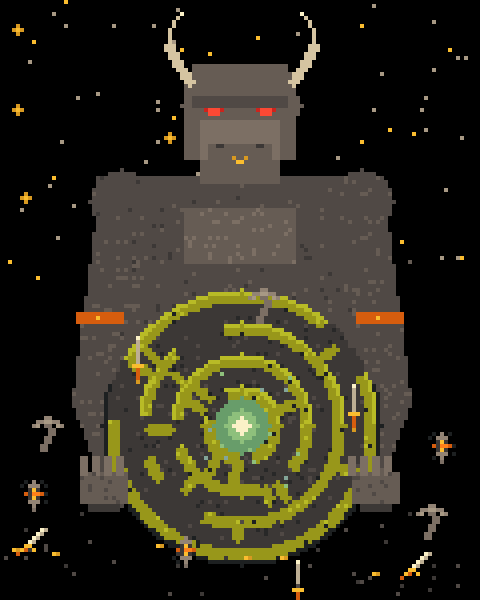
#> input picture concept/delirio-minotauro.png, 960 x 1200 px (shown at 1/2 size)
$ python -i antorcha_fuego.py   (imports and definitions only)
#> lines starting #> are read from the running program, lines starting #| are printed output that depends on the picture
### art/armas.py
"""Weapons for Personaje_2: carrying one, picking it up from the floor and
swinging it with a speed smear. Every weapon in WEAPONS follows one pattern.

THE HAND RULE. The left views (left, down_left, up_left, and the rolls to the
left) are mirrors of the right ones, so a mirror swaps the hands: the hand that
holds the sword on the right is the shield hand on the left. To keep the
weapon in the SAME hand of the character when it turns, the weapon goes in:
- right, down_right, front, back, up_right: the sword hand (layer
  mano_espada_agarre, yellow anchor)
- left, down_left, up_left: the shield hand (layer mano_escudo_agarre, green
  anchor)
That hand is on the far side of the body in left, up_left, up_right and back,
so there the weapon is drawn behind the body. And the weapon stays on the same
side of the screen as the turn goes on: its head to the viewer's right in
right, down_right, front, down_left and left, to the left in back, up_left and
up_right (where that hand is on the viewer's left).

OUTPUT (client/public):
- sprites/personaje_2: the body without weapon, every animation plus the
  weapon ones (attack_<view>, pickup_<side>). Weapon-agnostic.
- sprites/personaje_2_armado: the same frames with the holding hand gripping
  (by the hand rule).
- sprites/personaje_2_arma.json: per frame, where the hand holds the weapon:
  [x, y, mirrored, behind] or null. mirrored = draw the weapon flipped (its
  head to the viewer's right).
- per weapon <id>: sprites/<id>_fx (drawn in front of the body) and
  sprites/<id>_fx_atras (behind it), 128x128 overlays with the weapon, the
  hand and the smear for the weapon animations (same tags and frames as the
  body; the body canvas sits at (32, 32)). And assets/<id>: frame 0 lying on
  the floor (also the inventory icon), frame 1 as drawn, to carry.
The overlays are apart from the body so the eye glow never lights the weapon.

ADDING A WEAPON: draw it in Aseprite like Hacha.aseprite (head up, held by the
handle), add it to WEAPONS with its grip, the direction of its head and the
side its edge faces, add it to ITEMS in client/src/domain/items.ts with the
same `weapon` grip, and run bash art/armas_build.sh.

Usage: python3 armas.py <exports_dir> <client/public>
"""
import json
import math
import sys

from PIL import Image

# grip: pixel the hand holds. angle: direction grip -> head, degrees clockwise
# from straight up. edge: side of the head the edge faces, as drawn ("ccw" or
# "cw"). scale: drawn size (1 = as in Aseprite). The swings go clockwise, so
# they draw the weapon with its edge on the clockwise side (mirroring it when needed): the edge leads, not the back.
WEAPONS = [
    {"id": "hacha", "aseprite": "Hacha.aseprite", "grip": (30, 40), "angle": -45, "edge": "ccw", "scale": 0.6},
    # Brian's torch (sprites/Objetos/Antorcha.aseprite): straight handle, flame on top.
    {"id": "antorcha", "aseprite": "..\\Objetos\\Antorcha.aseprite", "grip": (23, 40), "angle": 0, "edge": "ccw",
     "scale": 0.9, "carry_w": 150},
    # Brian's spear (sprites/Armas/Lanza1_Arma.aseprite): drawn on a diagonal on
    # a big canvas, so it is trimmed to its pixels (grip in canvas pixels).
    # Thrown, it flies and sticks in the ground (stuck: see item_sheet).
    {"id": "lanza", "aseprite": "..\\Armas\\Lanza1_Arma.aseprite", "grip": (98, 84), "angle": 45, "edge": "ccw",
     "scale": 0.75, "carry_w": 150, "trim": True, "stuck": True},
    # Round shield (sprites/Armas/Escudo_Redondo.aseprite, from art/escudo.py):
    # held by the middle, carried upright like the torch.
    {"id": "escudo", "aseprite": "..\\Armas\\Escudo_Redondo.aseprite", "grip": (23, 23), "angle": 0, "edge": "ccw",
     "scale": 0.5, "carry_w": 150},
]

CELL_W, CELL_H = 64, 96
FX = 128  # overlay frame size
FX_OFFSET = (32, 32)  # body canvas inside the overlay frame
COLUMNS = 16

HAND = (205, 104, 61)  # #cd683d, the tentacle colour of the body
HAND_DARK = (122, 48, 69)  # #7a3045
SMEAR = [(205, 104, 61), (251, 185, 84), (242, 236, 139)]  # inner -> outer edge

MIRRORED_VIEWS = ("left", "down_left", "up_left")
FAR_HAND_VIEWS = ("left", "up_left", "up_right", "back")
HEAD_RIGHT_VIEWS = ("right", "down_right", "front", "down_left", "left")

TORSO_SPLIT = 64  # rows above this are the torso, which leans and crouches
IDLE_RIGHT, IDLE_FRONT, IDLE_BACK = 6, 0, 18  # first frame of each idle
# Where the arms leave the torso, facing right: the sword hand in front, the
# shield hand behind.
SHOULDER_NEAR = (30, 51)
SHOULDER_FAR = (22, 51)
SHOULDER_FRONT = (33, 48)  # facing the camera the sword hand is on the viewer's right
# Facing away the sword hand is on the viewer's left: the back swing is built on
# the mirrored body (hand on the right, like the front) and mirrored back.
SHOULDER_BACK = (63 - 19, 48)

# The swings, facing right. torso = (dx, dy) of the torso; hand = grip point;
# angle = weapon head direction; smear = (from, to) angles swept this frame;
# behind = weapon and arm behind the body this frame. Every attack has the same
# timing, so one playback speed fits all of them.
ATTACK_MS = [60, 70, 40, 40, 60, 70, 50, 60]


def steps(ms, rows):
    keys = ("torso", "hand", "angle", "smear", "behind")
    return [{"ms": m, **dict(zip(keys, r))} for m, r in zip(ms, rows)]


# With the near hand (attack_right; mirrored, the near hand of the shield side
# would be the wrong hand, so attack_left uses ATTACK_FAR).
ATTACK_NEAR = steps(ATTACK_MS, [
    ((-1, 0), (27, 50), -30, None, False),
    ((-2, -1), (25, 47), -75, None, False),
    ((1, 0), (33, 48), 20, (-70, 20), False),
    ((2, 1), (38, 53), 85, (-40, 85), False),
    ((3, 2), (40, 59), 130, (10, 130), False),
    ((2, 1), (39, 60), 140, (80, 140, "fade"), False),
    ((1, 0), (37, 59), 70, None, False),
    ((0, 0), (36, 58), 45, None, False),  # the carry pose of idle_right
])
# With the far hand: it winds up behind the back, the swing comes round to the
# front and follows through, back behind the body to the carry pose (head up
# and back, which mirrored is up and to the viewer's right). Built facing right
# and mirrored into attack_left.
ATTACK_FAR = steps(ATTACK_MS, [
    ((-1, 0), (19, 50), -30, None, True),
    ((-2, -1), (16, 47), -75, None, True),
    ((1, 0), (28, 47), 20, (-70, 20), False),
    ((2, 1), (36, 52), 85, (-40, 85), False),
    ((3, 2), (40, 58), 130, (10, 130), False),
    ((2, 1), (38, 60), 140, (80, 140, "fade"), False),
    ((1, 0), (30, 61), 230, None, True),
    ((0, 0), (26, 60), 315, None, True),  # idle_left's carry pose, mirrored
])
# Facing the camera: a diagonal chop from over the head down to the left foot.
ATTACK_FRONT = steps(ATTACK_MS, [
    ((0, -1), (37, 45), 15, None, False),
    ((0, -2), (36, 39), -25, None, False),
    ((0, 0), (37, 45), 60, (-25, 60), False),
    ((0, 1), (33, 53), 140, (0, 140), False),
    ((0, 2), (28, 59), 200, (40, 200), False),
    ((0, 1), (27, 60), 210, (130, 210, "fade"), False),
    ((0, 0), (36, 57), 90, None, False),
    ((0, 0), (39, 58), 50, None, False),  # back to the carry pose
])
# Facing away: the same chop on the mirrored body, moved to its shoulder, all
# of it behind the body: it hits away from the camera.
BACK_SHIFT = SHOULDER_BACK[0] - SHOULDER_FRONT[0]
ATTACK_BACK = [{**s, "hand": (s["hand"][0] + BACK_SHIFT, s["hand"][1]), "behind": True} for s in ATTACK_FRONT]

ATTACK_FAR[-1]["carry"] = True

FLOOR_GRIP = (40, 78)  # grip of the weapon lying in front of the feet
PICKUP_MS = [110, 110, 130, 110, 90, 90, 160]
PICKUP_NEAR = steps(PICKUP_MS, [
    ((1, 0), None, 90, None, False),
    ((2, 3), None, 90, None, False),
    ((3, 5), FLOOR_GRIP, 90, None, False),
    ((3, 5), FLOOR_GRIP, 95, None, False),
    ((2, 3), (40, 66), 80, None, False),
    ((1, 1), (38, 60), 60, None, False),
    ((0, -1), (36, 57), 40, None, False),
])
PICKUP_FAR = steps(PICKUP_MS, [
    ((1, 0), None, 90, None, False),
    ((2, 3), None, 90, None, False),
    ((3, 5), FLOOR_GRIP, 90, None, False),
    ((3, 5), FLOOR_GRIP, 95, None, False),
    ((2, 3), (36, 66), 80, None, False),
    ((1, 1), (30, 61), 10, None, True),
    ((0, -1), (26, 59), -45, None, True),  # idle_left's carry pose, mirrored
])
PICKUP_FAR[-1]["carry"] = True


# [18 lines left out: function scale2x, not called in this run]


class Weapon:
    # [160 lines left out: functions __init__, upscale, paste, paste_along, line, hand and 1 more, not called in this run]


def cell(sheet, frames, i):
    r = frames[i]["frame"]
    return sheet.crop((r["x"], r["y"], r["x"] + r["w"], r["y"] + r["h"]))


# [51 lines left out: functions body_frame, body_animation, arm_end, weapon_animation, not called in this run]


def mirror(images):
    return [img.transpose(Image.FLIP_LEFT_RIGHT) for img in images]


# Every weapon animation: tag, plan, idle frame of the body, shoulder, mirrored
# (built facing right and flipped).
ANIMATIONS = [
    ("attack_right", ATTACK_NEAR, IDLE_RIGHT, SHOULDER_NEAR, False),
    ("attack_left", ATTACK_FAR, IDLE_RIGHT, SHOULDER_FAR, True),
    ("pickup_right", PICKUP_NEAR, IDLE_RIGHT, SHOULDER_NEAR, False),
    ("pickup_left", PICKUP_FAR, IDLE_RIGHT, SHOULDER_FAR, True),
    ("attack_front", ATTACK_FRONT, IDLE_FRONT, SHOULDER_FRONT, False),
    ("attack_back", ATTACK_BACK, IDLE_BACK, SHOULDER_BACK, "built_mirrored"),
]


def base_for(images, frames, idle, mirrored):
    base = cell(images, frames, idle)
    return base.transpose(Image.FLIP_LEFT_RIGHT) if mirrored == "built_mirrored" else base


# [29 lines left out: function write_sheet, not called in this run]


PACKED_WIDTH = 2048  # px: wide enough for few rows, within any GPU's texture limit


# [59 lines left out: functions write_packed_sheet, inventory_icon, not called in this run]


ICON_ANGLE = 45  # head up and to the right
# A thrown weapon, in THROW_DIRS directions on the floor: direction k goes
# k * 360 / THROW_DIRS degrees clockwise from the right (the game's x right, y
# down). The floor maps straight to the screen, a height goes up the screen.
THROW_DIRS = 16
# Stuck in the ground: head first, tilted down STUCK_PITCH degrees from the
# floor (so the tail points back up toward the thrower), the head buried
# STUCK_BURIED source px deep, with some dirt around.
STUCK_PITCH = 60
STUCK_BURIED = 12
STUCK_MIN_LENGTH = 0.55
STUCK_DIRT = [(82, 75, 36), (102, 57, 49), (0, 0, 0)]
SPEED_LINES = [(255, 255, 255), (0x6F, 0x6A, 0x72)]


def throw_dir(k):
    a = 2 * math.pi * k / THROW_DIRS
    return math.cos(a), math.sin(a)


# [162 lines left out: functions stuck_in_ground, in_flight, item_sheet, view_of, hold_points, main, not called in this run]


# [2 lines that do not run on import are left out]

### art/antorcha_fuego.py
"""The torch's fire, animated: a flame that sways and flickers, with a few
sparks rising from it. The game draws it on the flame of Brian's torch
(sprites/Objetos/Antorcha.aseprite) wherever the torch is in the hand.

Output: client/public/sprites/antorcha_fuego.png/.json, one tag "fuego". The
flame's base, the point that goes on the torch's flame, is at (W/2, BASE_Y).

Run from the repo root: python3 art/antorcha_fuego.py
"""
import math
import random
import sys

from PIL import Image

sys.path.insert(0, "art")
import armas  # noqa: E402

W, H = 14, 22
BASE_Y = 17  # flame base row; below it only the glowing bottom of the flame
FRAMES = 8
FRAME_MS = 80

# The torch's own colors, outside in, plus a hot core.
OUTLINE = (101, 20, 20)
OUTER = (172, 50, 50)
MID = (217, 87, 99)
ORANGE = (223, 113, 38)
YELLOW = (176, 150, 42)
CORE = (242, 214, 120)
SPARK = [(223, 113, 38), (217, 87, 99), (172, 50, 50)]


def flame(i):
    img = Image.new("RGBA", (W, H))
    phase = 2 * math.pi * i / FRAMES
    cx = W / 2
    height = 11 + 1.5 * math.sin(phase * 2) + 1.0 * math.sin(phase + 1.3)
    width = 4.2 + 0.5 * math.sin(phase * 2 + 0.7)

    def inside(x, y, shrink):
        # Teardrop: round at the base, a tip that sways from side to side.
        up = BASE_Y - y  # 0 at the base, height at the tip
        if up < -3 + shrink or up > height - shrink * 1.6:
            return False
        t = min(1.0, max(0.0, up) / height)
        sway = (1.6 * math.sin(phase + t * 3.0) + 0.7 * math.sin(phase * 3 + t * 6)) * t
        if up < 0:
            half = width * math.sqrt(max(0.0, 1 - (up / 3) ** 2))
        else:
            half = width * (1 - t) ** 0.8 * (1 + 0.15 * math.sin(phase * 2 + t * 9))
        return half - shrink >= 0.5 and abs(x + 0.5 - (cx + sway)) <= half - shrink

    for y in range(H):
        for x in range(W):
            if inside(x, y, 2.4):
                c = CORE
            elif inside(x, y, 1.6):
                c = YELLOW
            elif inside(x, y, 0.8):
                c = ORANGE
            elif inside(x, y, 0.1):
                c = MID
            elif inside(x, y, -0.6):
                c = OUTER
            elif inside(x, y, -1.2):
                c = OUTLINE
            else:
                continue
            img.putpixel((x, y), c + (255,))

    # Sparks: each rises over the loop from the tip, drifting and fading.
    rng = random.Random(7)
    for k in range(3):
        start = rng.random()
        drift = rng.uniform(-2, 2)
        life = (i / FRAMES + start) % 1.0
        y = round(BASE_Y - 7 - life * 12)
        x = round(cx + drift * life + 1.0 * math.sin(phase + k))
        if 0 <= y < H and 0 <= x < W and not img.getpixel((x, y))[3]:
            img.putpixel((x, y), SPARK[min(2, int(life * 3))] + (255,))
    return img


def main():
    frames = [flame(i) for i in range(FRAMES)]
    armas.write_sheet("client/public/sprites/antorcha_fuego", frames, W, H, FRAMES, [FRAME_MS] * FRAMES,
                      [("fuego", 0, FRAMES - 1)], "antorcha_fuego")
    print(f"antorcha_fuego: {FRAMES} frames of {W}x{H}")


# [2 lines not run here, left out]

>>> import cv2
>>> picture = cv2.imread('../concept/delirio-minotauro.png', cv2.IMREAD_GRAYSCALE)
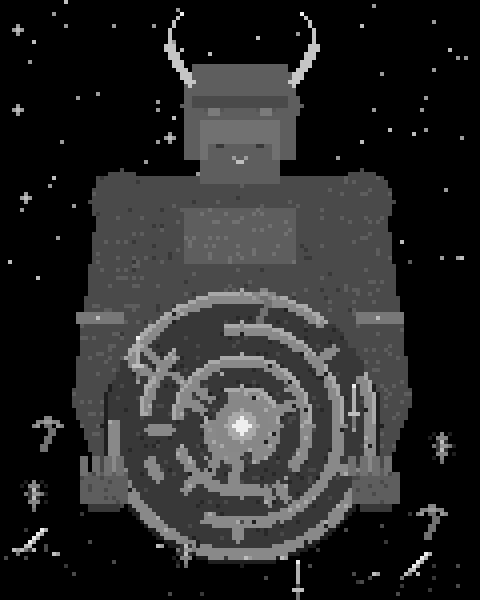
#> picture: shape (1200, 960) (shown at 1/2 size); min 0, max 239, mean 41.1
>>> result = flame(picture)
#> in flame, `phase = 2 * math.pi * i / FRAMES`:
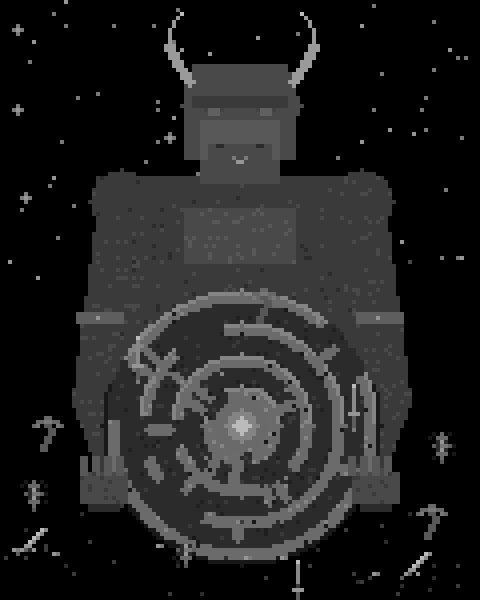
#> phase: shape (1200, 960) float64 (shown at 1/2 size); min 0, max 187.7, mean 32.3
#> (the run stopped early here; a loop or call above may not have finished)
